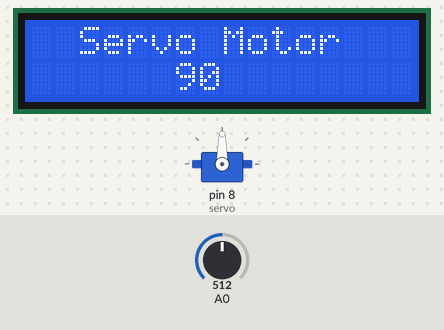
Simulated run of this sketch. Board: Arduino Uno, built with avr-gcc and run on an emulated ATmega328P. On the bench: servo, 16×2 character LCD. The test bench sets the inputs (shaded band); at power-on: A0 = 512.

Above: at 1.2 s.
1.3 s: A0 set to 716
At 1.59 s:
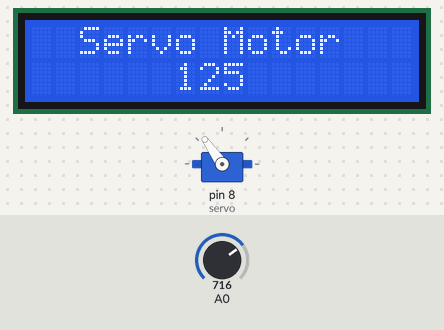
3.3 s: A0 set to 900
At 3.59 s:
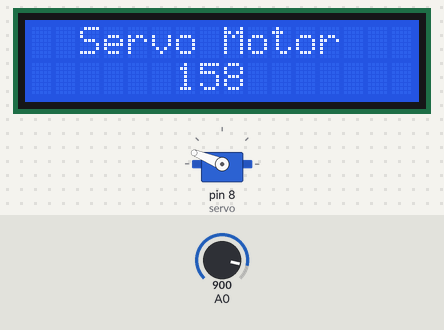
5.7 s: A0 set to 1023
At 5.95 s:
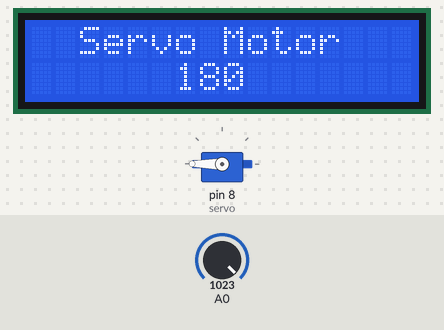
8.1 s: A0 set to 63
At 8.43 s:
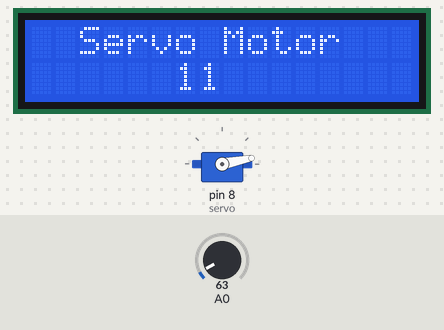
10.6 s: A0 set to 51
At 10.88 s:
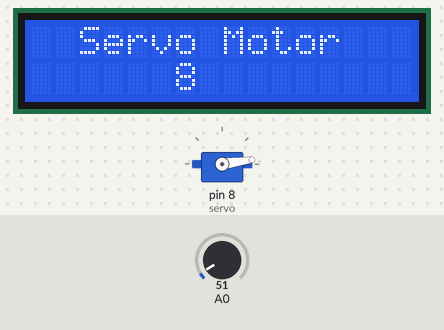
12.1 s: A0 set to 122
At 12.39 s:
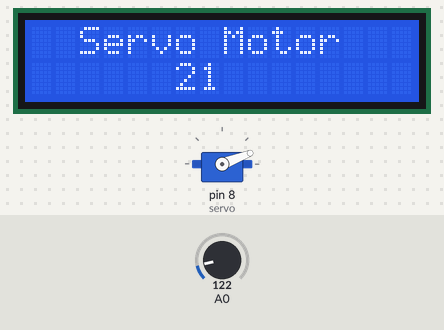
Timing chart, 0 to 15.1 s (numbered marks = the images above; inputs shaded):
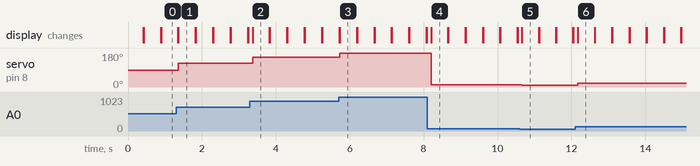

Measured:
- after the input at 1.3 s, servo on pin 8 (servo): 90° → 125° after 0.07 s; the display: first differs from a run without the input after 0.07 s (image 1)
- after the input at 3.3 s, servo on pin 8 (servo): 125° → 158° after 0.07 s; the display: changes after 0.07 s (image 2)
- after the input at 5.7 s, servo on pin 8 (servo): 158° → 180° at once; the display: first differs from a run without the input at once (image 3)
- after the input at 8.1 s, servo on pin 8 (servo): 180° → 11° after 0.10 s; the display: changes after 0.10 s (image 4)
- after the input at 10.6 s, servo on pin 8 (servo): 11° → 8° after 0.06 s; the display: changes after 0.06 s (image 5)
- after the input at 12.1 s, servo on pin 8 (servo): 8° → 21° after 0.07 s; the display: changes after 0.07 s (image 6)
- what the display in image 1 shows lasts 0.4 s, from 1.4 s to 1.8 s

The sketch:

03_07_LCD_Practice.ino
```cpp
#include <Servo.h>
#include <LiquidCrystal_I2C.h>

LiquidCrystal_I2C lcd(0x27, 16, 2);
Servo servo;
int angle = 0;

void setup() {
  servo.attach(8);
  lcd.init();
  lcd.backlight();
}

void loop() {
  int val = analogRead(A0);
  angle = map(val, 0, 1023, 0, 180);

  servo.write(angle);

  lcd.setCursor(2,0);
  lcd.print("Servo Motor");
  lcd.setCursor(6,1);
  lcd.print(angle);
  delay(100);

  lcd.clear();
}
```
